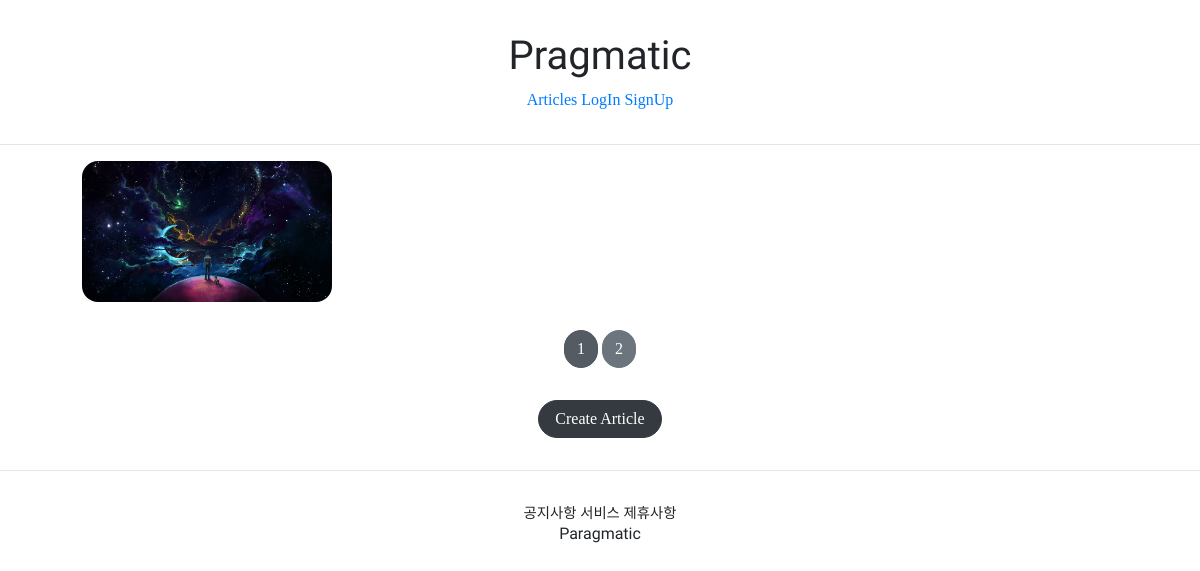
/articles/list/, run on an earlier commit of the app's database.
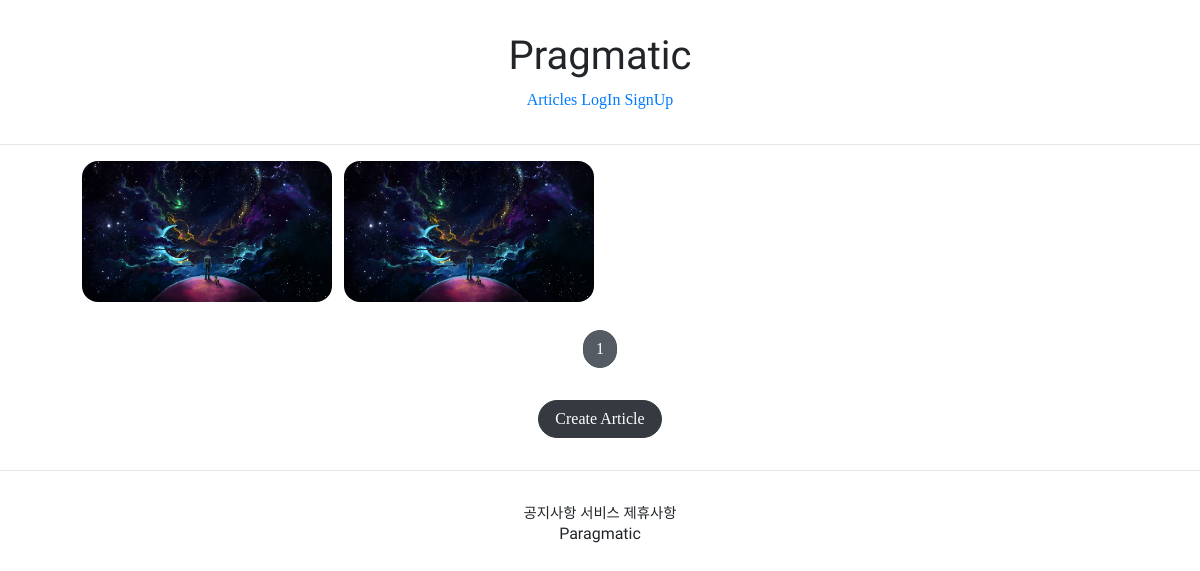
And on a later commit of the database.
### articleapp/models.py (models this page shows)
class Article(models.Model):
    writer = models.ForeignKey(User, on_delete=models.SET_NULL, related_name="article", null=True)
    title = models.CharField(max_length=200, null=True)
    image = models.ImageField(upload_to="article/", null=False)
    content = models.TextField(null=True)
    created_at = models.DateField(auto_created=True, null=True)

### articleapp/views.py (the view)
# urls.py: path("list/", ArticleListView.as_view(), name="list"),
class ArticleListView(ListView):
    model = Article
    context_object_name = "article_list"
    template_name = "articleapp/list.html"
    paginate_by = 5

### articleapp/templates/articleapp/list.html (shortened to what this page needs)
{% extends "base.html" %}
{% load static %}
{% block content %}
    {% if article_list %}
        <div class="container">
            {% for article in article_list %}
                <a href="{% url 'articleapp:detail' pk=article.pk %}">
                    {% include 'snippets/card.html' with article=article %}
                </a>
            {% endfor %}
        </div>
    {% else %}
        <div class="text-center">
            <h1>No Article YET!</h1>
        </div>
    {% endif %}
    {% include 'snippets/pagination.html' with page_obj=page_obj %}
    <div style="text-align: center;">
        <a href="{% url 'articleapp:create' %}" class="btn btn-dark rounded-pill px-3 mt-3 mb-3">
            Create Article
        </a>
    </div>
{% endblock %}

### templates/base.html
<!DOCTYPE html>
<html lang="en">
{% include 'head.html' %}
<body style="font-family: 'NanumSquareRoundOTFR';">
{% include 'header.html' %}
<hr>
{% block content %}
{% endblock %}
<hr>
{% include "footer.html" %}
</body>
</html>

### templates/head.html (shortened to what this page needs)
{% load static %}
<head>
    <link rel="stylesheet" href="https://cdn.jsdelivr.net/npm/bootstrap@4.5.3/dist/css/bootstrap.min.css"
>
    <link rel="stylesheet" type="text/css" href="{% static "base.css" %}">
</head>

### templates/header.html (shortened to what this page needs)
<div style="text-align:center; margin: 2rem 0;">
    <div>
        <div>
            <h1 style="font-family: 'Nerko One', cursive;">Pragmatic</h1>
        </div>
        <a href="{% url 'articleapp:list' %}">
            <span>Articles</span>
        </a>
        {% if not user.is_authenticated %}
            <a href="{% url 'account:login' %}?next={{ request.path }}">
                <span>LogIn</span>
            </a>
            <a href="{% url 'account:create' %}">
                <span>SignUp</span>
            </a>
        {% endif %}
    </div>
</div>

### templates/snippets/card.html
<div>
    <img src="{{ article.image.url }}" alt="">
</div>

### templates/snippets/pagination.html (shortened to what this page needs)
<div style="text-align: center; margin: 1rem 0;">
    <a href="{% url 'articleapp:list' %}?page={{ page_obj.number }}"
       class="btn btn-secondary rounded-pill active">
        {{ page_obj.number }}
    </a>
    {% if page_obj.has_next %}
        <a href="{% url 'articleapp:list' %}?page={{ page_obj.next_page_number }}"
           class="btn btn-secondary rounded-pill">
           {{ page_obj.next_page_number }}
        </a>
    {% endif %}
</div>

### templates/footer.html
<div style="text-align:center; margin-top: 2rem; ">
    <div style="font-size: .9rem">
        <span>공지사항</span>
        <span>서비스</span>
        <span>제휴사항</span>
    </div>
    <div class="program_footer_logo">
        <h6>Paragmatic</h6>
    </div>
</div>

### static/base.css (style rules this page uses)
.program_footer_logo { font-family: 'Nerko One', cursive; }

### articleapp/templates/articleapp/list.html (style rules this page uses)
.container { padding: 0; margin: 0 auto; }
.container a { width: 45%; max-width: 250px; }
.container div { display: flex; justify-content: center; align-items: center; border-radius: 1rem; }
.container img { width: 100%; border-radius: 1rem; }

What changed in the data, as far as the page shows it:
added Article: image (picture)
Also different on the page:
{{ page_obj.next_page_number }}: "2" → (not shown)
